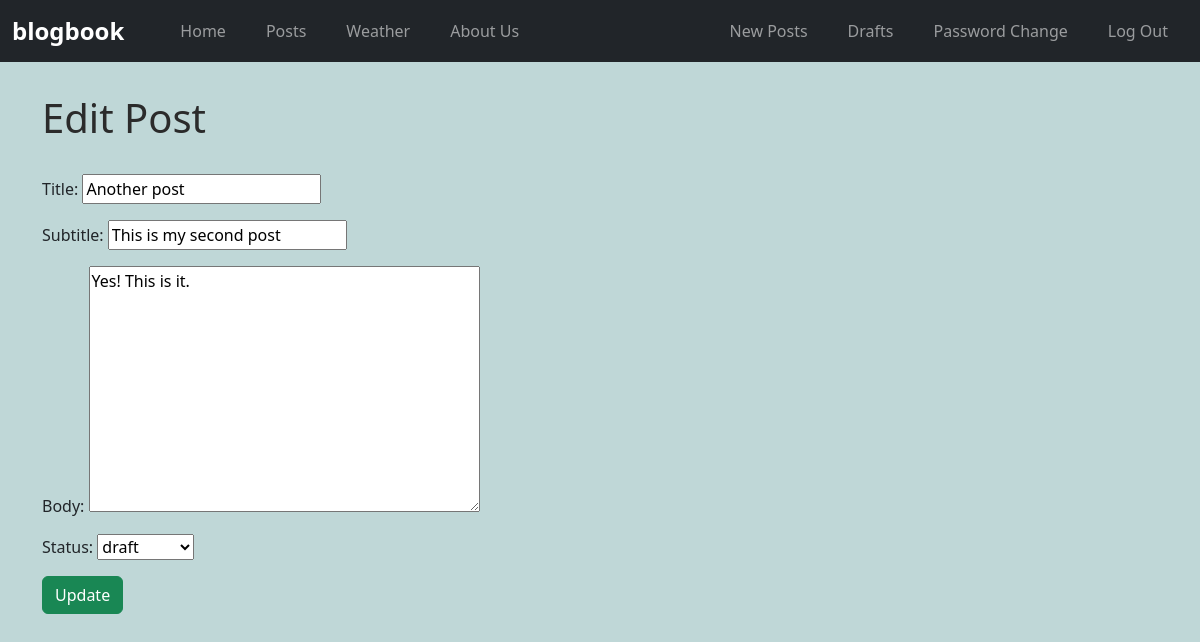
The app's page /posts/4/edit/ (signed in) with its own data.
### posts/models.py (models this page shows, shortened)
class Post(models.Model):
    title = models.CharField(max_length=128)
    subtitle = models.CharField(max_length=128)
    body = models.TextField()
    created_on = models.DateTimeField(auto_now_add=True)
    author = models.ForeignKey(
        get_user_model(),
        on_delete=models.CASCADE
    )
    status = models.ForeignKey(
        Status,
        on_delete=models.CASCADE,
        default=2
    )

### posts/views.py (the view)
# urls.py: path('<int:pk>/edit/', views.PostUpdateView.as_view(), name='update'),
class PostUpdateView(LoginRequiredMixin, UserPassesTestMixin, UpdateView):
    template_name = "posts/edit.html"
    model = Post
    fields = ["title", "subtitle", "body", "status"]
    def test_func(self):
        post_obj = self.get_object()
        return self.request.user == post_obj.author

### posts/models.py (called while the page is built)
    def __str__(self):
        return self.name

### templates/posts/edit.html (shortened to what this page needs)
{% extends 'base.html' %}
{% block content %}
<h1>Edit Post</h1>
<form method="POST">
    {{ form.as_p }}
    <input type="submit" value="Update" class="btn btn-success">
</form>
{% endblock content %}

### static/css/base.css (style rules this page uses)
body { background-color: rgb(191, 215, 215); }
h1 { margin: 2rem 0; color: rgb(43, 43, 43); }

### records on screen
Post: title "Another post", subtitle "This is my second post", body "Yes! This is it.", status "draft"
